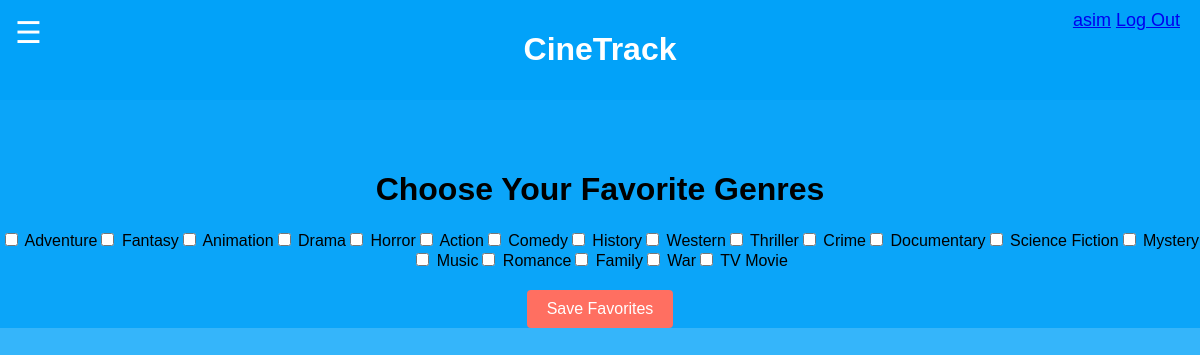
/favorites (signed in), run on the app's committed database.
### MRS15/models.py (models this page shows)
class User(db.Model):
    id = db.Column(db.Integer, primary_key=True)
    username = db.Column(db.String(150), unique=True, nullable=False)
    password = db.Column(db.String(150), nullable=False)
    favorite_genre = db.Column(db.String(150), nullable=True)
    favorite_movies = db.Column(db.String(150), nullable=True)
    favorite_people = db.Column(db.String(150), nullable=True)
    sent_requests = db.relationship('FriendRequest', foreign_keys='FriendRequest.sender_id', backref='sender', lazy='dynamic')
    received_requests = db.relationship('FriendRequest', foreign_keys='FriendRequest.receiver_id', backref='receiver', lazy='dynamic')
    friends = db.relationship('Friendship', primaryjoin='or_(User.id==Friendship.user_id1, User.id==Friendship.user_id2)', lazy='dynamic')

class Genre(db.Model):
    id = db.Column(db.Integer, primary_key=True)  # Genre ID from the API
    name = db.Column(db.String(100), nullable=False)  # Genre name

### MRS15/routes.py (the view, shortened to what this page needs)
@main.route('/favorites', methods=['GET', 'POST'])
def favorites():
    if 'user_id' not in session:
        flash('Please log in to choose your favorite genres.', 'danger')
        return redirect(url_for('main.login'))
    user_id = session['user_id']
    user = User.query.get(user_id)
    genres = Genre.query.all()  # Fetch genres from the database
    return render_template('favorites.html', genres=genres)

### MRS15/templates/favorites.html (shortened to what this page needs)
{% extends "base.html" %}
{% block content %}
<div class="container" style="text-align: center;">
    <h1>Choose Your Favorite Genres</h1>
    <form method="POST" id="favorites-form">
        <div id="genres-container">
            {% for genre in genres %}
                <label class="genre-label">
                    <input type="checkbox" name="selected_genres" value="{{ genre.id }}" class="genre-checkbox">
                    <span class="genre-name">{{ genre.name }}</span>
                </label>
            {% endfor %}
        </div>
        <button type="submit" class="btn btn-primary">Save Favorites</button>
    </form>
</div>
{% endblock %}

### MRS15/templates/base.html (shortened to what this page needs)
<!DOCTYPE html>
<html lang="en">
<head>
    <link rel="stylesheet" href="{{ url_for('static', filename='style.css') }}">
    <link rel="stylesheet" href="https://cdnjs.cloudflare.com/ajax/libs/font-awesome/5.15.4/css/all.min.css">
</head>
<body>
    {% if 'user_id' in session %}
        <div class="hamburger" onclick="toggleNav()">&#9776;</div>
    {% endif %}
    <header>
        <h1><strong>CineTrack</strong></h1>
        {% if 'user_id' in session %}
            <div class="user-info">
                <a href="{{ url_for('main.profile') }}">{{ session['username'] }}</a>
                <a href="{{ url_for('main.logout') }}">Log Out</a>
            </div>
        {% endif %}
    </header>
    <main>
        {% block content %}{% endblock %}
    </main>
</body>
</html>

### MRS15/static/style.css (style rules this page uses)
body, html { margin: 0; padding: 0; font-family: Arial, sans-serif; background-color: #00a2f9ca; }
header { background-color: #00a2f9ca; color: white; padding: 10px 0; text-align: center; position: relative; }
header .user-info { position: absolute; top: 10px; right: 20px; }
main { display: flex; justify-content: center; align-items: center; flex-direction: column; }
body { font-family: Arial, sans-serif; }
.hamburger { color: white; font-size: 30px; cursor: pointer; position: fixed; top: 15px; left: 15px; z-index: 100; }
.user-info { position: fixed; top: 15px; right: 15px; font-size: 18px; }
.container { margin-top: 50px; }
#genres-container { display: flex; flex-wrap: wrap; justify-content: center; margin-bottom: 20px; }
button { padding: 10px 20px; font-size: 16px; border: none; border-radius: 4px; background-color: #ff6f61; color: white; cursor: pointer; }

### data on the page
User: username "asim"
Genre: name "Adventure"
Genre: name "Fantasy"
Genre: name "Animation"
Genre: name "Drama"
Genre: name "Horror"
Genre: name "Action"
Genre: name "Comedy"
Genre: name "History"
Genre: name "Western"
Genre: name "Thriller"
Genre: name "Crime"
Genre: name "Documentary"
Genre: name "Science Fiction"
Genre: name "Mystery"
Genre: name "Music"
Genre: name "Romance"
Genre: name "Family"
Genre: name "War"
Genre: name "TV Movie"
